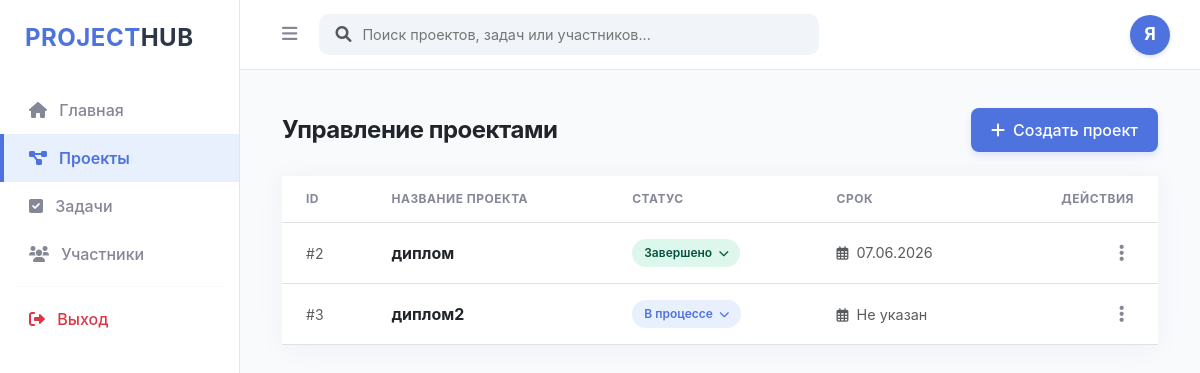
Screenshot of /projects (signed in) with the database file from the repository.
### app/models/user.py (models this page shows)
class User(Base):
    __tablename__ = "users"
    id = Column(Integer, primary_key=True, index=True)
    username = Column(String, unique=True, index=True)
    email = Column(String, unique=True, index=True)
    hashed_password = Column(String)
    role = Column(String, default=UserRole.DEVELOPER.value)
    tasks = relationship("Task", back_populates="owner")
    projects = relationship("Project", back_populates="owner")

### app/models/project.py (models this page shows)
class Project(Base):
    __tablename__ = "projects"
    id = Column(Integer, primary_key=True, index=True)
    title = Column(String, nullable=False)
    description = Column(Text)
    status = Column(String, default="In Progress")
    deadline = Column(DateTime, nullable=True) # Новое поле для даты
    created_at = Column(DateTime, default=datetime.utcnow)
    owner_id = Column(Integer, ForeignKey("users.id"))
    owner = relationship("User", back_populates="projects")

### app/main.py (the view)
@app.get("/projects", response_class=HTMLResponse)
async def projects_page(request: Request, db: Session = Depends(get_db), current_user: User = Depends(get_current_user)):
    try:
        projects = db.query(Project).all()
        return templates.TemplateResponse("projects.html", {
            "request": request,
            "projects": projects,
            "user": current_user
        })
    except Exception as e:
        return HTMLResponse(content=f"Ошибка в проектах: {e}", status_code=500)

### templates/projects.html (shortened to what this page needs)
{% extends "base.html" %}
{% block content %}
<div class="container-fluid py-2">
    <div class="d-flex justify-content-between align-items-center mb-4">
        <h1 class="h4 fw-bold text-dark mb-0" style="letter-spacing: -0.5px;">Управление проектами</h1>
        <button type="button" class="btn btn-create-project" data-bs-toggle="modal" data-bs-target="#addProjectModal">
            <i class="fas fa-plus me-2"></i>Создать проект
        </button>
    </div>
    <div class="card shadow-sm border-0" style="border-radius: 12px; overflow: hidden; box-shadow: 0 0.15rem 1.75rem 0 rgba(58, 59, 69, 0.05) !important;">
        <div class="card-body p-0">
            <div class="table-responsive">
                <table class="table table-hover align-middle mb-0">
                    <thead style="background-color: #f8fafc;">
                        <tr>
                            <th class="ps-4 text-uppercase style-th" style="font-size: 0.75rem; color: var(--neutral-gray); letter-spacing: 0.5px; padding: 14px 24px;">ID</th>
                            <th class="text-uppercase" style="font-size: 0.75rem; color: var(--neutral-gray); letter-spacing: 0.5px; padding: 14px 24px;">Название проекта</th>
                            <th class="text-uppercase" style="font-size: 0.75rem; color: var(--neutral-gray); letter-spacing: 0.5px; padding: 14px 24px;">Статус</th>
                            <th class="text-uppercase" style="font-size: 0.75rem; color: var(--neutral-gray); letter-spacing: 0.5px; padding: 14px 24px;">Срок</th>
                            <th class="text-end pe-4 text-uppercase" style="font-size: 0.75rem; color: var(--neutral-gray); letter-spacing: 0.5px; padding: 14px 24px;">Действия</th>
                        </tr>
                    </thead>
                    <tbody>
                        {% for project in projects %}
                        <tr>
                            <td class="ps-4 text-muted small" style="padding: 16px 24px;">#{{ project.id }}</td>
                            <td style="padding: 16px 24px;">
                                <div class="fw-bold text-dark">{{ project.title }}</div>
                            </td>
                            <td style="padding: 16px 24px;">
                                <div class="dropdown">
                                    <button class="status-pill-btn dropdown-toggle {% if project.status == 'In Progress' or project.status == 'В процессе' %}status-in-progress{% elif project.status == 'Done' or project.status == 'Завершено' %}status-done{% else %}status-unknown{% endif %}" type="button" data-bs-toggle="dropdown">
                                        {% if project.status == 'In Progress' %}В процессе{% elif project.status == 'Done' %}Завершено{% else %}{{ project.status or 'Новый' }}{% endif %} <i class="fas fa-chevron-down ms-1" style="font-size: 0.65rem;"></i>
                                    </button>
                                </div>
                            </td>
                            <td class="text-muted" style="padding: 16px 24px; font-size: 0.9rem;">
                                <i class="far fa-calendar-alt me-1 text-muted" style="font-size: 0.85rem;"></i>
                                {% if project.deadline %}
                                    {{ project.deadline.strftime('%d.%m.%Y') if project.deadline.strftime else project.deadline }}
                                {% else %}
                                    Не указан
                                {% endif %}
                            </td>
                            <td class="text-end pe-4" style="padding: 16px 24px;">
                                <div class="dropdown">
                                    <button class="action-btn dropdown-toggle shadow-none" type="button" data-bs-toggle="dropdown">
                                        <i class="fas fa-ellipsis-v"></i>
                                    </button>
                                </div>
                            </td>
                        </tr>
                        {% endfor %}
                    </tbody>
                </table>
            </div>
        </div>
    </div>
</div>
{% endblock %}

### templates/base.html (shortened to what this page needs)
<!DOCTYPE html>
<html lang="ru">
<head>
    <link href="https://cdn.jsdelivr.net/npm/bootstrap@5.3.0/dist/css/bootstrap.min.css" rel="stylesheet">
    <link rel="stylesheet" href="https://cdnjs.cloudflare.com/ajax/libs/font-awesome/6.0.0/css/all.min.css">
</head>
<body>
    <div class="sidebar" id="sidebar">
        <div class="sidebar-brand">PROJECT<span>HUB</span></div>
        <nav class="nav flex-column">
            <a class="nav-link {% if request.url.path == '/' %}active{% endif %}" href="/">
                <i class="fas fa-home me-2"></i> Главная
            </a>
            <a class="nav-link {% if request.url.path == '/projects' %}active{% endif %}" href="/projects">
                <i class="fas fa-project-diagram me-2"></i> Проекты
            </a>
            <a class="nav-link {% if request.url.path.startswith('/tasks') %}active{% endif %}" href="/tasks">
                <i class="fas fa-check-square me-2"></i> Задачи
            </a>
            <a class="nav-link {% if request.url.path == '/users' %}active{% endif %}" href="/users">
                <i class="fas fa-users me-2"></i> Участники
            </a>
            <hr class="mx-3 my-2" style="color: #e3e6f0;">
            <a class="nav-link text-danger" href="/logout">
                <i class="fas fa-sign-out-alt me-2"></i> Выход
            </a>
        </nav>
    </div>
    <div class="topbar" id="topbar">
        <button id="toggleBtn">
            <i class="fas fa-bars"></i>
        </button>
        <div class="search-container" id="searchContainer">
            <form action="/search" method="get" class="w-100 position-relative">
                <i class="fas fa-search position-absolute top-50 start-0 translate-middle-y ms-3 text-muted" style="z-index: 5;"></i>
                <input type="text" id="searchInput" name="q" class="custom-search-input shadow-none"
                       placeholder="Поиск проектов, задач или участников..."
                       value="{{ query if query else '' }}">
            </form>
        </div>
        <div class="ms-auto dropdown profile-dropdown">
            <a href="#" class="d-flex align-items-center text-decoration-none dropdown-toggle" id="profileMenu" data-bs-toggle="dropdown" aria-expanded="false">
                <div class="profile-avatar">
                    {% if user %}{{ user.username[0] | upper }}{% else %}A{% endif %}
                </div>
            </a>
        </div>
    </div>
    <div class="main-content" id="mainContent">
        {% block content %}{% endblock %}
    </div>
</body>
</html>

### templates/base.html (style rules this page uses)
:root { --sidebar-width: 240px; --topbar-height: 70px; --primary-blue: #4e73df; --light-blue: #e8f0fe; --neutral-dark: #2c3e50; --neutral-gray: #858796; }
body { background-color: #f8fafc; font-family: 'Inter', sans-serif; margin: 0; overflow-x: hidden; }
.sidebar { width: var(--sidebar-width); height: 100vh; position: fixed; left: 0; top: 0; background: #ffffff; border-right: 1px solid #e3e6f0; padding-top: 20px; z-index: 1050; transition: transform 0.3s ease; }
.sidebar-brand { padding: 0 25px 30px; font-size: 1.5rem; font-weight: 700; color: var(--primary-blue); letter-spacing: 0.5px; }
.sidebar-brand span { color: #2d3748; }
.nav-link { padding: 12px 25px; color: var(--neutral-gray); font-weight: 500; transition: all 0.2s; text-decoration: none; display: block; border-left: 4px solid transparent; }
.nav-link i { transition: color 0.2s; }
.nav-link.active { color: var(--primary-blue); background: var(--light-blue); font-weight: 600; border-left-color: var(--primary-blue); }
.nav-link.active i { color: var(--primary-blue); }
.topbar { height: var(--topbar-height); margin-left: var(--sidebar-width); background: #ffffff; border-bottom: 1px solid #e3e6f0; display: flex; align-items: center; padding: 0 30px; position: sticky; top: 0; z-index: 1000; transition: margin-left 0.3s ease; }
#toggleBtn { color: var(--neutral-gray); border: none; background: transparent; font-size: 1.1rem; padding: 8px 12px; border-radius: 8px; transition: all 0.2s; }
.search-container { flex-grow: 1; max-width: 500px; margin-left: 10px; position: relative; }
.custom-search-input { width: 100%; padding: 9px 15px 9px 42px; background: #f1f5f9; border: 1px solid transparent; border-radius: 10px; font-size: 0.9rem; outline: none; transition: all 0.2s; }
.profile-dropdown .dropdown-toggle::after { display: none; }
.profile-avatar { width: 40px; height: 40px; background-color: var(--primary-blue); border-radius: 50%; color: white; display: flex; align-items: center; justify-content: center; font-weight: bold; font-size: 1.1rem; box-shadow: 0 2px 4px rgba(78, 115, 223, 0.2); }
.main-content { margin-left: var(--sidebar-width); padding: 30px; min-height: calc(100vh - var(--topbar-height)); transition: margin-left 0.3s ease; }

### templates/projects.html (style rules this page uses)
.btn-create-project { background-color: var(--primary-blue) !important; border: none !important; color: #ffffff !important; font-weight: 500; padding: 10px 20px; border-radius: 8px; transition: background-color 0.2s !important; box-shadow: 0 4px 6px rgba(78, 115, 223, 0.15); }
.dropdown-toggle::after { display: none !important; }
.status-pill-btn { background: none; border: none; padding: 5px 12px; border-radius: 30px; font-size: 0.75rem; font-weight: 600; cursor: pointer; transition: opacity 0.2s; }
.table-responsive { overflow-x: visible !important; overflow-y: visible !important; }
.table { background-color: #ffffff; }
.card, .recent-section { overflow: visible !important; }
.status-in-progress { background-color: var(--light-blue); color: var(--primary-blue); }
.status-done { background-color: #def7ec; color: #03543f; }
.action-btn { background: none; border: none; color: var(--neutral-gray); padding: 4px 10px; font-size: 1.2rem; line-height: 1; border-radius: 6px; transition: all 0.2s; }

### rows the page displays
User: username "Я"
Project: id "2", title "диплом", status "Завершено", deadline "07.06.2026"
Project: id "3", title "диплом2", status "В процессе", shows "Не указан"
